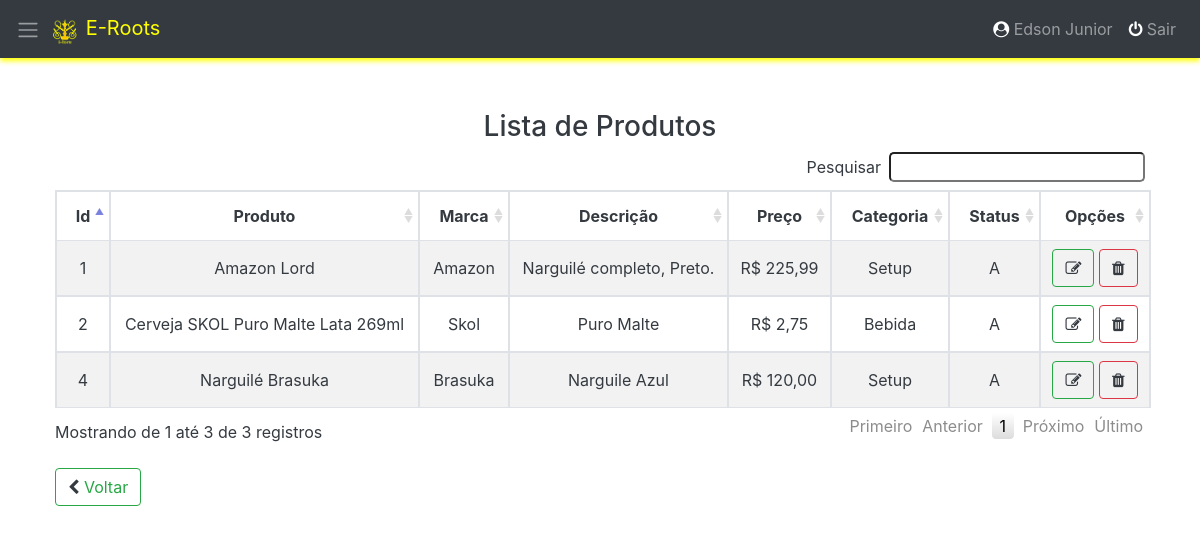
Screenshot of /admin/home.php?op=listar&pg=produto (signed in) with the database file from the repository.
### tables this page shows
CREATE TABLE `produto` (
  `idproduto` int(11) NOT NULL,
  `nome` varchar(50) NOT NULL,
  `descricao` varchar(200) NOT NULL,
  `preco` float NOT NULL,
  `status` char(1) NOT NULL DEFAULT 'A' COMMENT 'A = Ativo / I = Inativo',
  `idmarca` int(11) NOT NULL,
  `idcategoria` int(11) NOT NULL
);

CREATE TABLE `marca` (
  `idmarca` int(11) NOT NULL,
  `nome` varchar(20) NOT NULL,
  `status` char(1) NOT NULL DEFAULT 'A' COMMENT 'A = Ativo / I = Inativo'
);

CREATE TABLE `categoria` (
  `idcategoria` int(11) NOT NULL,
  `categoria` varchar(20) NOT NULL,
  `status` char(1) NOT NULL DEFAULT 'A' COMMENT 'A = Ativo / I = Inativo'
);

### admin/listar/produto.php (the view, shortened to what this page needs)
<div class="container" id="listagem">
		<table class="table-bordered table-striped" id="tb">
			<h3>Lista de Produtos</h3>
			<?php
			if ($_SESSION["sistema"]["idtipousuario"] == 1) {
			echo "<thead id='k'>
				<tr>
					<td><i class=''></i><b> Id</b></td>
					<td><i class=''></i><b> Produto</b></td>
					<td><i class=''></i><b> Marca</b></td>
					<td><i class=''></i><b> Descrição</b></td>
					<td><i class=''></i><b> Preço</b></td>
					<td><i class=''></i><b> Categoria </b></td>
					<td><i class=''></i><b> Status</b></td>
					<td><i class=''></i><b> Opções</b></td>
				</tr>
			</thead>";
			} else if ($_SESSION["sistema"]["idtipousuario"] == 2) {
			echo "<thead id='k'>
			'<tr>
					<td><i class=''></i><b> Id</b></td>
					<td><i class=''></i><b> Produto</b></td>
					<td><i class=''></i><b> Marca</b></td>
					<td><i class=''></i><b> Descrição</b></td>
					<td><i class=''></i><b> Preço</b></td>
					<td><i class=''></i><b> Categoria </b></td>
					<td><i class=''></i><b> Status</b></td>
				</tr>
			</thead>";
			}
			?>
	</div>
		<?php
			include "comunicacao/conecta.php";
			$sql = "SELECT p.*, m.nome marca, c.categoria FROM produto p INNER JOIN marca m on(p.idmarca = m.idmarca)
					INNER JOIN categoria c ON (p.idcategoria = c.idcategoria)";
			$consulta = $pdo->prepare($sql);
			$consulta->execute();
			while ( $dados = $consulta->fetch(PDO::FETCH_OBJ)) {
				$idproduto = $dados->idproduto;
				$nome      = $dados->nome;
				$nomemarca = $dados->marca;
				$descricao = $dados->descricao;
				$preco 	   = $dados->preco;
				$preco     = number_format($preco, 2, ",", '.');
				$categoria = $dados->categoria;
				$status    = $dados->status;
				if ($_SESSION["sistema"]["idtipousuario"] == 1) {
				echo "<tr>
						<td>$idproduto</td>
						<td>$nome</td>
						<td>$nomemarca</td>
						<td>$descricao</td>
						<td>R$ $preco</td>
						<td>$categoria</td>
						<td>$status</td>
						<td>
							<a href='home.php?op=cadastrar&pg=produto&idproduto=$idproduto' class='btn btn-outline-success'>
							<i class='fa fa-edit'></i>
							</a>
							<a href=\"javascript:excluir($idproduto)\" class='btn btn-outline-danger'>
								<i class='fa fa-trash'></i>
							</a>
						</td>
					</tr>";
			} else if ($_SESSION["sistema"]["idtipousuario"] == 2) {
				echo "<tr>
						<td>$idproduto</td>
						<td>$nome</td>
						<td>$nomemarca</td>
						<td>$descricao</td>
						<td>R$ $preco</td>
						<td>$categoria</td>
						<td>$status</td>
					</tr>";
			}
		}
		?>
	<br>
	<?php
if ($_SESSION["sistema"]["idtipousuario"] == 1) {
		echo "<a href='home.php' class='btn btn-outline-success'><i class='fa fa-chevron-left'></i> Voltar</a>";
	} else if ($_SESSION['sistema']['idtipousuario'] == 2) {
		echo "<a href='homefuncionario.php' class='btn btn-outline-success'><i class='fa fa-chevron-left'></i> Voltar</a>";
	}
?>

### admin/home.php (shortened to what this page needs)
<!DOCTYPE html>
<html>
<head>
  <link rel="stylesheet" type="text/css" href="css/style.css">
  <link rel="stylesheet" type="text/css" href="css/font-awesome.min.css">
  <link href="css/bootstrap.min.css" rel="stylesheet" id="bootstrap-css">
  <link rel="stylesheet" type="text/css" href="css/jquery-ui.min.css">
  <link rel="stylesheet" type="text/css" href="https://cdn.datatables.net/buttons/1.5.6/css/buttons.dataTables.min.css">
  <link rel="stylesheet" href="css/tempusdominus-bootstrap-4.min.css" />
</head>
<body>
  <div id="menulat" class="animate">
    <nav class="navbar header-top fixed-top navbar-expand-lg navbar-dark bg-dark" id="admin">
      <span class="navbar-toggler-icon leftmenutrigger"></span>
<?php
if ($_SESSION["sistema"]["idtipousuario"] == 1) {
		echo "<a class='navbar-brand mx-auto' href='home.php' style='color:yellow; vertical-align:text-top;'>
    <img src='../arquivos/imagens/logo1.png' id='alogo'> E-Roots</a>";
	} else if ($_SESSION['sistema']['idtipousuario'] == 2) {
		echo "<a class='navbar-brand' href='homefuncionario.php' style='color:yellow; vertical-align:text-top;'>
    <img src='../arquivos/imagens/logo1.png' id='alogo'> E-Roots</a>";
  }
?>
      <div class="collapse navbar-collapse" id="navbarlat">
        <ul class="navbar-nav ml-md-auto d-md-flex">
          <li class="nav-item">
            <a class="nav-link"><i class="fa fa-user-circle" id="white"></i> <?php echo ($_SESSION["sistema"]["nome"]) ?></a>
          </li>
          <li class="nav-item">
            <a class="nav-link" href="sair.php">
              <i class="fa fa-power-off" id="white"></i> Sair
            </a>
          </li>
        </ul>
      </div>
    </nav>
  </div>
  <main class="container tela">
    <?php
    $op = $pg = "";
    if (isset($_GET["op"])) {
      $op = trim($_GET["op"]);
    }
    if (isset($_GET["pg"])) {
      $pg = trim($_GET["pg"]);
    }
    if (empty($pg)) {
      $pagina = "dashboard.php";
    } else {
      $pagina = $op . "/" . $pg . ".php";
    }
    if (file_exists($pagina)) {
      include $pagina;
    }
    ?>
  </main>
</body>
</html>

### admin/css/style.css (style rules this page uses)
body { background-color: rgb(255, 255, 255) !important; padding-top: 100px; padding-bottom: 30px; }
@media (min-width:992px) { .leftmenutrigger { margin: 7px 10px 4px 0; cursor: pointer; } }
@media (min-width:992px) { #admin { box-shadow: 0 3px 5px yellow; } }
.navbar-brand img { width: 30px; height: 30px; }
i { color: #343a40; }
#white { color:rgb(255, 255, 255); }
#tb { text-align: center; }
#listagem { padding: 10px; width: 100%; height: 100%; }
h3 { text-align: center; color: #343a40 !important; }
#k { color:white; }
td { color:#343a40; }

### rows the page displays
produto: idproduto "1", nome "Amazon Lord", idmarca.nome "Amazon", descricao "Narguilé completo, Preto.", preco "225,99", idcategoria.categoria "Setup", status "A"
produto: idproduto "2", nome "Cerveja SKOL Puro Malte Lata 269ml", idmarca.nome "Skol", descricao "Puro Malte", preco "2,75", idcategoria.categoria "Bebida", status "A"
produto: idproduto "4", nome "Narguilé Brasuka", idmarca.nome "Brasuka", descricao "Narguile Azul", preco "120,00", idcategoria.categoria "Setup", status "A"

### other values shown
$_SESSION["sistema"]["nome"] "Edson Junior"
